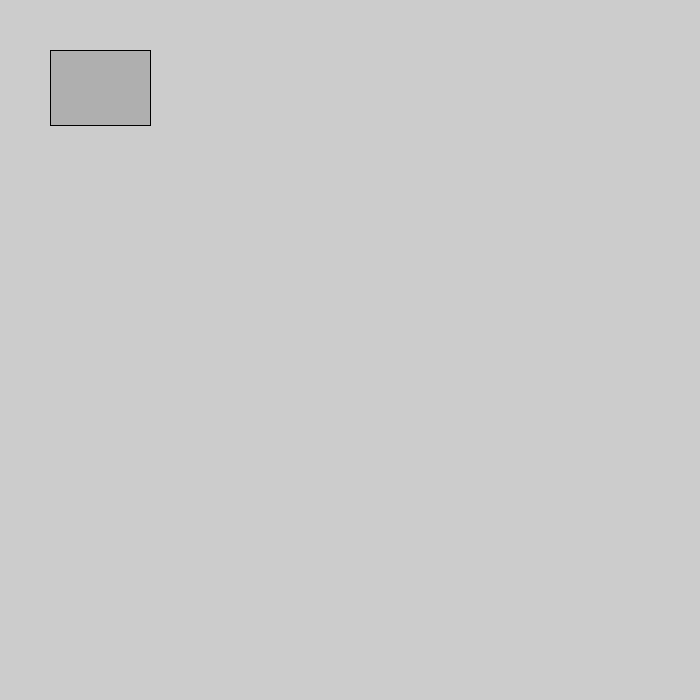
Frame 1 (no input)
Frame 60 (the mouse pressed at the canvas centre just before this capture): identical to frame 1, image omitted
Frame 120 (the mouse held since frame 60 and released just before this capture): identical to frame 1, image omitted

The Processing sketch that drew this single still picture (run headless with seeded random() and noise(); from frame 60 on, the mouse is pressed at the canvas centre):

// Processing sketch: Exercise_5_7
// ── Exercise_5_7.pde
boolean button = false;

int x = 50; //X-coordinate.
int y = 50; //Y-coordinate.
int w = 100; //Width.
int h = 75; //Height.

void setup() {
  size(700,700);
}

void draw() {
  if (mouseX > x && mouseX < x+w && mouseY > y && mouseY < y+h && mousePressed) {
    button = !button;
  }
 
  fill(175);
  rect(x,y,w,h);
}

//void mousePressed() {
//The rect must be clicked on in order for the action to take effect.
  
//}

//The code doesn’t work in draw() because the boolean variable can’t be toggled between true and false.
